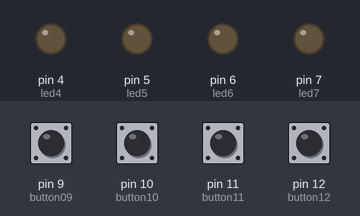
The sketch below on a simulated Arduino Uno, built with avr-gcc and run on an emulated ATmega328P. Shown: output pins drawn as LEDs (lit = HIGH). Inputs (shaded band) come from the test bench; at power-on: pin 9 (button09), pin 10 (button10), pin 11 (button11), pin 12 (button12) LOW.

Above: at 1.2 s.
1.3 s: pin 9 (button09) pulled HIGH for 0.15 s
At 1.37 s:
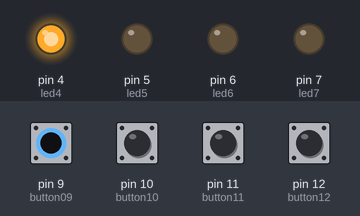
2.9 s: pin 10 (button10) pulled HIGH for 0.15 s
At 2.97 s:
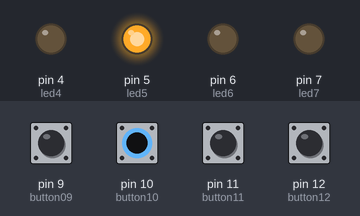
4.5 s: pin 11 (button11) pulled HIGH for 0.15 s
At 4.57 s:
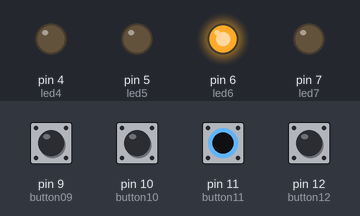
6.1 s: pin 12 (button12) pulled HIGH for 0.15 s
At 6.17 s:
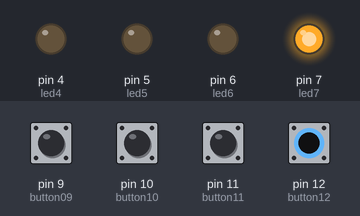
7.7 s: pin 9 (button09) driven HIGH and pin 10 (button10) driven HIGH
At 8.4 s:
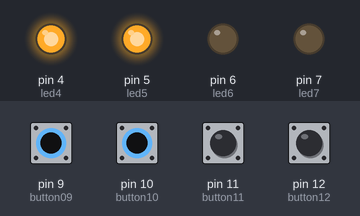
9.2 s: pin 11 (button11) pulled HIGH for 1 s
At 9.5 s:
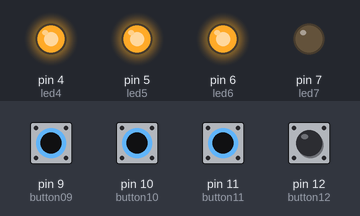
Timing chart, 0 to 12.2 s (numbered marks = the images above; inputs shaded):
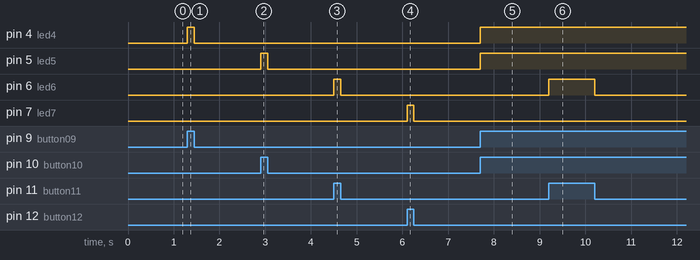

Measured:
- after the input at 1.3 s, pin 4 (led4): LOW → HIGH at once, → LOW 0.15 s later
- after the input at 2.9 s, pin 5 (led5): LOW → HIGH at once, → LOW 0.15 s later
- after the input at 4.5 s, pin 6 (led6): LOW → HIGH at once, → LOW 0.15 s later
- after the input at 6.1 s, pin 7 (led7): LOW → HIGH at once, → LOW 0.15 s later
- after the input at 7.7 s, pin 4 (led4), pin 5 (led5): LOW → HIGH at once
- after the input at 9.2 s, pin 6 (led6): LOW → HIGH at once, → LOW 1.0 s later

The sketch:

multi_button_led.ino
```cpp
// Define values for the buttons (could also be: int button12 = 12;)
#define button12 12  // Define the name "button12" for digital pin 12
#define button11 11  // Define the name "button11" for digital pin 11
#define button10 10  // Define the name "button10" for digital pin 10
#define button09 9   // Define the name "button09" for digital pin 9

// Define values for the LEDs
#define led7 7     // Define the name "led7" for digital pin 7
#define led6 6     // Define the name "led6" for digital pin 6
#define led5 5     // Define the name "led5" for digital pin 5
#define led4 4     // Define the name "led4" for digital pin 4

void setup()
{
  // Set button pins as inputs
  pinMode(button12, INPUT);  // Set pin 12 as input (button)
  pinMode(button11, INPUT);  // Set pin 11 as input (button)
  pinMode(button10, INPUT);  // Set pin 10 as input (button)
  pinMode(button09, INPUT);  // Set pin 9 as input (button)

  // Set LED pins as outputs
  pinMode(led7, OUTPUT);  // Set pin 7 as output (LED)
  pinMode(led6, OUTPUT);  // Set pin 6 as output (LED)
  pinMode(led5, OUTPUT);  // Set pin 5 as output (LED)
  pinMode(led4, OUTPUT);  // Set pin 4 as output (LED)
}

void loop()
{
  // Condition for button on pin 12
  if (digitalRead(button12)) // If the button is pressed (high level)
  {
    digitalWrite(led7, HIGH); // Turn on the LED connected to pin 7
  }
  else
  {
    digitalWrite(led7, LOW);  // Turn off the LED if the button is not pressed
  }

  // Condition for button on pin 11
  if (digitalRead(button11)) // If the button is pressed
  {
    digitalWrite(led6, HIGH); // Turn on the LED connected to pin 6
  }
  else
  {
    digitalWrite(led6, LOW);  // Turn off the LED
  }

  // Condition for button on pin 10
  if (digitalRead(button10)) // If the button is pressed
  {
    digitalWrite(led5, HIGH); // Turn on the LED connected to pin 5
  }
  else
  {
    digitalWrite(led5, LOW);  // Turn off the LED
  }

  // Condition for button on pin 9
  if (digitalRead(button09)) // If the button is pressed
  {
    digitalWrite(led4, HIGH); // Turn on the LED connected to pin 4
  }
  else
  {
    digitalWrite(led4, LOW);  // Turn off the LED
  }
}
```
